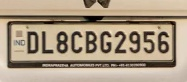
#> input picture debug_plates/DL8CBG29562_16_5.jpg, 187 x 82 px
$ python -i ocr_utils.py   (imports and definitions only)
#> lines starting #> are read from the running program, lines starting #| are printed output that depends on the picture; after the words box and inside, x2 and y2 are one past the last pixel; in counts of white or black regions, pixels touching at a corner belong together
import cv2
import numpy as np
import easyocr
import re

# Initialize EasyOCR reader once
# [1 line that did not run here, left out]


def preprocess_plate(image):
    """Enhance plate ROI for better OCR with multiple preprocessing strategies."""
    gray = cv2.cvtColor(image, cv2.COLOR_BGR2GRAY)

    # Denoise and sharpen
    gray = cv2.bilateralFilter(gray, 11, 17, 17)
    gray = cv2.convertScaleAbs(gray, alpha=1.5, beta=0)

    # Adaptive threshold to handle lighting
    thresh = cv2.adaptiveThreshold(
        gray, 255, cv2.ADAPTIVE_THRESH_GAUSSIAN_C, cv2.THRESH_BINARY, 31, 9
    )

    # Optional: Morphological operations to strengthen characters
    kernel = np.ones((2, 2), np.uint8)
    morph = cv2.morphologyEx(thresh, cv2.MORPH_CLOSE, kernel)

    return morph


def preprocess_plate_v2(image):
    """Alternative preprocessing - better for different lighting conditions."""
    gray = cv2.cvtColor(image, cv2.COLOR_BGR2GRAY)

    # Apply CLAHE (Contrast Limited Adaptive Histogram Equalization)
    clahe = cv2.createCLAHE(clipLimit=2.0, tileGridSize=(8, 8))
    enhanced = clahe.apply(gray)

    # Sharpen
    kernel_sharpen = np.array([[-1, -1, -1],
                               [-1, 9, -1],
                               [-1, -1, -1]])
    sharpened = cv2.filter2D(enhanced, -1, kernel_sharpen)

    # Otsu's thresholding
    _, thresh = cv2.threshold(sharpened, 0, 255, cv2.THRESH_BINARY + cv2.THRESH_OTSU)

    return thresh


def clean_text(text):
    """Remove unwanted characters and normalize text."""
    text = re.sub(r'[^A-Za-z0-9]', '', text).upper()
    return text


def read_license_plate(image):
    """
    Run OCR on preprocessed plate image with multiple preprocessing attempts.
    Returns (text, confidence)
    """
    # Resize if too small
    h, w = image.shape[:2]
    if h < 50 or w < 150:
        scale = max(50 / h, 150 / w)
        new_w, new_h = int(w * scale), int(h * scale)
        image = cv2.resize(image, (new_w, new_h), interpolation=cv2.INTER_CUBIC)

    all_results = []

    # Try original image first
    try:
        results_orig = reader.readtext(image, detail=1)
        for (bbox, text, conf) in results_orig:
            text = clean_text(text)
            if len(text) >= 4:  # Reduced from 4 to catch more
                all_results.append((text, conf, "original"))
    except Exception as e:
        print(f"[OCR ERROR] Original image: {e}")

    # Try preprocessed version 1
    try:
        processed1 = preprocess_plate(image)
        results1 = reader.readtext(processed1, detail=1)
        for (bbox, text, conf) in results1:
            text = clean_text(text)
            if len(text) >= 4:
                all_results.append((text, conf, "preprocess_v1"))
    except Exception as e:
        print(f"[OCR ERROR] Preprocess v1: {e}")

    # Try preprocessed version 2
    try:
        processed2 = preprocess_plate_v2(image)
        results2 = reader.readtext(processed2, detail=1)
        for (bbox, text, conf) in results2:
            text = clean_text(text)
            if len(text) >= 4:
                all_results.append((text, conf, "preprocess_v2"))
    except Exception as e:
        print(f"[OCR ERROR] Preprocess v2: {e}")

    # Find best result
    best_text = ""
    best_conf = 0.0
    best_method = ""

    for (text, conf, method) in all_results:
        # Prefer longer texts with reasonable confidence
        score = conf * (1 + len(text) * 0.05)  # Slight bonus for longer texts
        if score > best_conf * (1 + len(best_text) * 0.05):
            best_text, best_conf, best_method = text, conf, method

    # Debug: Show all attempts
    if all_results:
        print(f"[OCR DEBUG] All attempts: {[(t, f'{c:.2f}', m) for t, c, m in all_results]}")
        if best_text:
            print(f"[OCR DEBUG] Best: '{best_text}' conf={best_conf:.2f} method={best_method}")

    return best_text, best_conf


def read_license_plate_fast(image):
    """
    Faster version - single preprocessing only.
    Use this if the detailed version is too slow.
    """
    # Resize if too small
    h, w = image.shape[:2]
    if h < 50 or w < 150:
        scale = max(50 / h, 150 / w)
        new_w, new_h = int(w * scale), int(h * scale)
        image = cv2.resize(image, (new_w, new_h), interpolation=cv2.INTER_CUBIC)

    processed = preprocess_plate(image)
    results = reader.readtext(processed, detail=1)

    best_text = ""
    best_conf = 0.0

    for (bbox, text, conf) in results:
        text = clean_text(text)
        if len(text) < 4:  # Skip short junk reads
            continue
        if conf > best_conf:
            best_text, best_conf = text, conf

    return best_text, best_conf

>>> import cv2
>>> picture = cv2.imread('debug_plates/DL8CBG29562_16_5.jpg')
#> picture is the input picture: shape (82, 187, 3); mean B, G, R 131.1, 153.3, 170.2
>>> result = read_license_plate(picture)
#> in preprocess_plate, `gray = cv2.cvtColor(image, cv2.COLOR_BGR2GRAY)`:
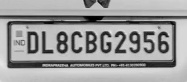
#> gray: shape (82, 187); min 0, max 235, mean 155.8
#> in preprocess_plate, `gray = cv2.convertScaleAbs(gray, alpha=1.5, beta=0)`:
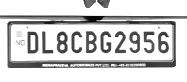
#> gray: shape (82, 187); min 6, max 255, mean 209.9
#> in preprocess_plate, `thresh = cv2.adaptiveThreshold( gray, 255, cv2.ADAPTIVE_THRESH_GAUSSIA..`:
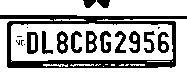
#> thresh: shape (82, 187); 72.7% white; 19 black regions (6 under 20 px), largest, box (x1, y1, x2, y2) and area: (0, 15, 187, 68) 2614, (27, 32, 38, 54) 170, (86, 31, 97, 53) 160
#> in preprocess_plate, `morph = cv2.morphologyEx(thresh, cv2.MORPH_CLOSE, kernel)`:
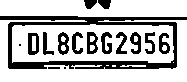
#> morph: shape (82, 187); 73.1% white; 16 black regions (2 under 20 px), largest, box (x1, y1, x2, y2) and area: (0, 16, 187, 69) 2526, (28, 33, 39, 55) 170, (87, 32, 98, 54) 160
#> in preprocess_plate_v2, `enhanced = clahe.apply(gray)`:
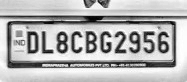
#> enhanced: shape (82, 187); min 3, max 255, mean 180
#> in preprocess_plate_v2, `sharpened = cv2.filter2D(enhanced, -1, kernel_sharpen)`:
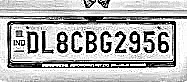
#> sharpened: shape (82, 187); min 0, max 255, mean 177.9
#> in preprocess_plate_v2, `_, thresh = cv2.threshold(sharpened, 0, 255, cv2.THRESH_BINARY + cv2.T..`:
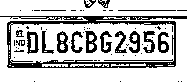
#> thresh: shape (82, 187); 75.4% white; 65 black regions (48 under 20 px), largest, box (x1, y1, x2, y2) and area: (0, 16, 187, 68) 2070, (85, 31, 97, 53) 161, (27, 31, 39, 54) 154
#> result = ('', 0)
